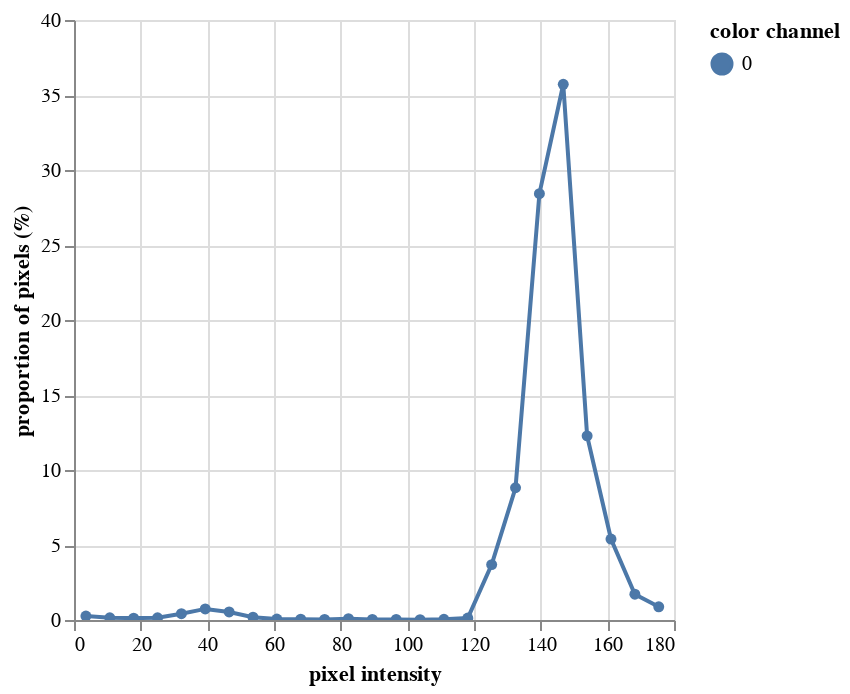

Notebook code cell kept with this figure:
### Code cell
hist_a = pcv.visualize.histogram(img=h, bins=25)

### Figure 1 — Vega-Lite specification as saved in the notebook (floating-point values rounded to 4 significant figures)
{"config": {"view": {"continuousWidth": 300, "continuousHeight": 300}}, "data": {"name": "data-6f243e99230a6109e415c23c80777745"}, "mark": {"type": "line", "point": true}, "encoding": {"color": {"field": "color channel", "type": "nominal"}, "tooltip": [{"field": "pixel intensity", "type": "quantitative"}, {"field": "proportion of pixels (%)", "type": "quantitative"}], "x": {"field": "pixel intensity", "type": "quantitative"}, "y": {"field": "proportion of pixels (%)", "type": "quantitative"}}, "params": [{"name": "param_47", "select": {"type": "interval", "encodings": ["x", "y"]}, "bind": "scales"}], "$schema": "https://vega.github.io/schema/vega-lite/v5.20.1.json", "datasets": {"data-6f243e99230a6109e415c23c80777745": [{"pixel intensity": 3.58, "proportion of pixels (%)": 0.2616, "hist_count": 5425, "color channel": "0"}, {"pixel intensity": 10.74, "proportion of pixels (%)": 0.1494, "hist_count": 3098, "color channel": "0"}, {"pixel intensity": 17.9, "proportion of pixels (%)": 0.1262, "hist_count": 2617, "color channel": "0"}, {"pixel intensity": 25.06, "proportion of pixels (%)": 0.1488, "hist_count": 3086, "color channel": "0"}, {"pixel intensity": 32.22, "proportion of pixels (%)": 0.4172, "hist_count": 8652, "color channel": "0"}, {"pixel intensity": 39.38, "proportion of pixels (%)": 0.7391, "hist_count": 15326, "color channel": "0"}, {"pixel intensity": 46.54, "proportion of pixels (%)": 0.5381, "hist_count": 11158, "color channel": "0"}, {"pixel intensity": 53.7, "proportion of pixels (%)": 0.1854, "hist_count": 3845, "color channel": "0"}, {"pixel intensity": 60.86, "proportion of pixels (%)": 0.06086, "hist_count": 1262, "color channel": "0"}, {"pixel intensity": 68.02, "proportion of pixels (%)": 0.05363, "hist_count": 1112, "color channel": "0"}, {"pixel intensity": 75.18, "proportion of pixels (%)": 0.03385, "hist_count": 702, "color channel": "0"}, {"pixel intensity": 82.34, "proportion of pixels (%)": 0.0897, "hist_count": 1860, "color channel": "0"}, {"pixel intensity": 89.5, "proportion of pixels (%)": 0.03868, "hist_count": 802, "color channel": "0"}, {"pixel intensity": 96.66, "proportion of pixels (%)": 0.04056, "hist_count": 841, "color channel": "0"}, {"pixel intensity": 103.8, "proportion of pixels (%)": 0.02281, "hist_count": 473, "color channel": "0"}, {"pixel intensity": 111.0, "proportion of pixels (%)": 0.04606, "hist_count": 955, "color channel": "0"}, {"pixel intensity": 118.1, "proportion of pixels (%)": 0.1266, "hist_count": 2625, "color channel": "0"}, {"pixel intensity": 125.3, "proportion of pixels (%)": 3.693, "hist_count": 76573, "color channel": "0"}, {"pixel intensity": 132.5, "proportion of pixels (%)": 8.817, "hist_count": 182820, "color channel": "0"}, {"pixel intensity": 139.6, "proportion of pixels (%)": 28.42, "hist_count": 589343, "color channel": "0"}, {"pixel intensity": 146.8, "proportion of pixels (%)": 35.71, "hist_count": 740575, "color channel": "0"}, {"pixel intensity": 153.9, "proportion of pixels (%)": 12.28, "hist_count": 254545, "color channel": "0"}, {"pixel intensity": 161.1, "proportion of pixels (%)": 5.399, "hist_count": 111947, "color channel": "0"}, {"pixel intensity": 168.3, "proportion of pixels (%)": 1.72, "hist_count": 35657, "color channel": "0"}, {"pixel intensity": 175.4, "proportion of pixels (%)": 0.8826, "hist_count": 18301, "color channel": "0"}]}}
